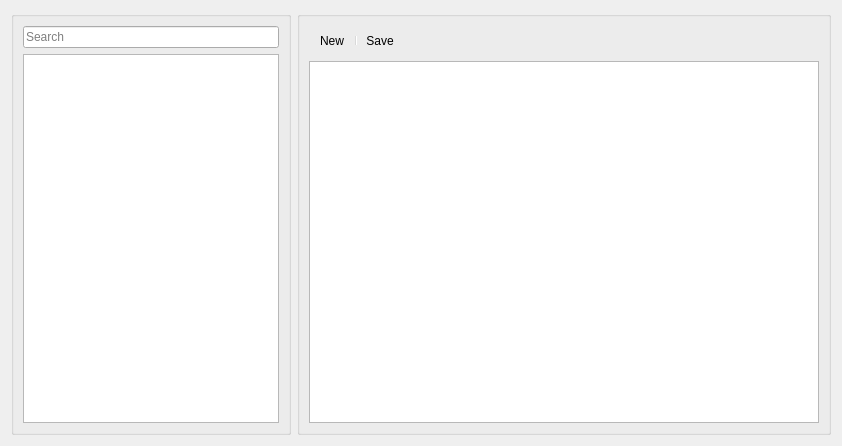
<?xml version="1.0" encoding="UTF-8"?>
<ui version="4.0">
 <class>Notes</class>
 <widget class="QWidget" name="Notes">
  <property name="geometry">
   <rect>
    <x>0</x>
    <y>0</y>
    <width>842</width>
    <height>446</height>
   </rect>
  </property>
  <property name="windowTitle">
   <string>Form</string>
  </property>
  <layout class="QHBoxLayout" name="horizontalLayout" stretch="0,0">
   <property name="sizeConstraint">
    <enum>QLayout::SetDefaultConstraint</enum>
   </property>
   <item>
    <widget class="QGroupBox" name="groupBox_2">
     <property name="sizePolicy">
      <sizepolicy hsizetype="Preferred" vsizetype="Preferred">
       <horstretch>0</horstretch>
       <verstretch>0</verstretch>
      </sizepolicy>
     </property>
     <property name="title">
      <string/>
     </property>
     <layout class="QVBoxLayout" name="verticalLayout">
      <item>
       <widget class="QLineEdit" name="lineEdit">
        <property name="sizePolicy">
         <sizepolicy hsizetype="Preferred" vsizetype="Maximum">
          <horstretch>0</horstretch>
          <verstretch>0</verstretch>
         </sizepolicy>
        </property>
        <property name="whatsThis">
         <string/>
        </property>
        <property name="placeholderText">
         <string>Search</string>
        </property>
       </widget>
      </item>
      <item>
       <widget class="QListView" name="listView">
        <property name="sizePolicy">
         <sizepolicy hsizetype="Preferred" vsizetype="Minimum">
          <horstretch>0</horstretch>
          <verstretch>0</verstretch>
         </sizepolicy>
        </property>
       </widget>
      </item>
     </layout>
    </widget>
   </item>
   <item>
    <widget class="QGroupBox" name="groupBox">
     <property name="title">
      <string/>
     </property>
     <layout class="QVBoxLayout" name="verticalLayout_3">
      <item>
       <widget class="QToolBar" name="toolbar">
        <addaction name="actionNew"/>
        <addaction name="separator"/>
        <addaction name="actionSave"/>
       </widget>
      </item>
      <item>
       <widget class="QTextEdit" name="textEdit"/>
      </item>
     </layout>
    </widget>
   </item>
  </layout>
  <action name="actionSave">
   <property name="text">
    <string>Save</string>
   </property>
   <property name="toolTip">
    <string>SaveFile</string>
   </property>
   <property name="shortcut">
    <string>Ctrl+S</string>
   </property>
  </action>
  <action name="actionNew">
   <property name="text">
    <string>New</string>
   </property>
   <property name="toolTip">
    <string>NewArticle</string>
   </property>
   <property name="shortcut">
    <string>Ctrl+N</string>
   </property>
  </action>
 </widget>
 <resources/>
 <connections/>
</ui>
